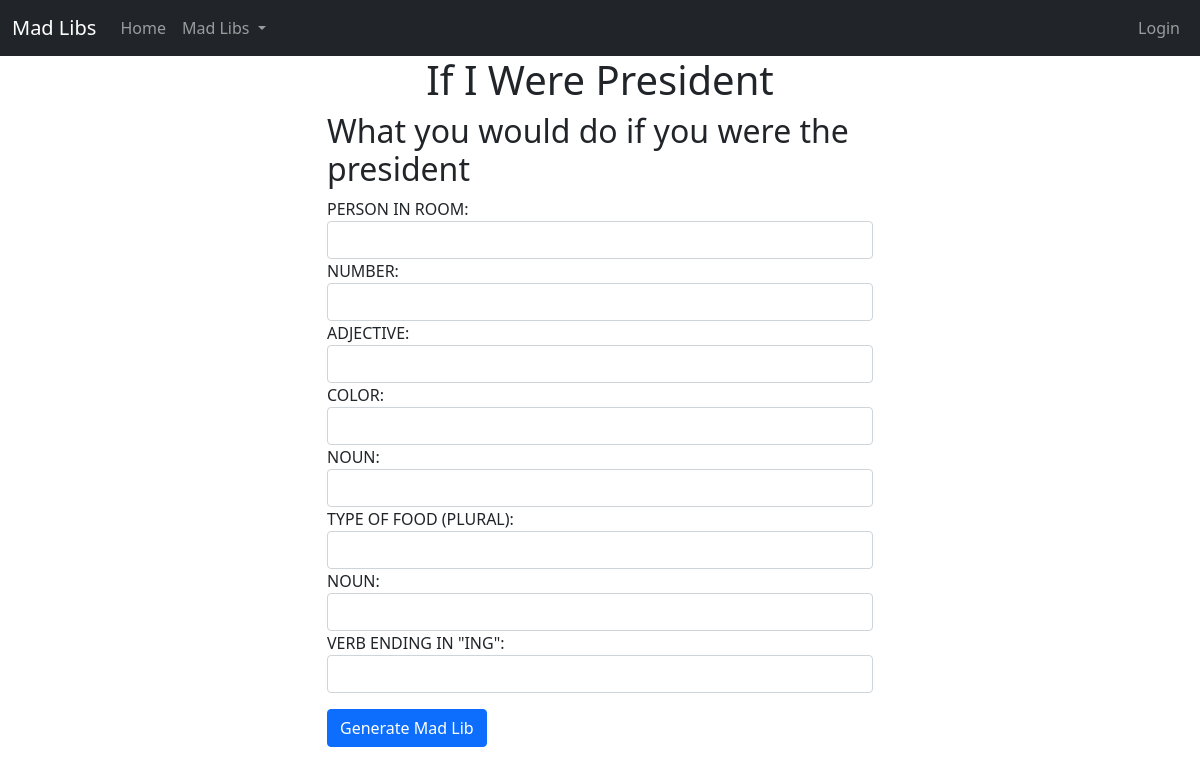
Page /madlibs/8 on the committed database.
### mad_libs/models.py (models this page shows, shortened)
class MadLib(models.Model):
    mad_lib_name = models.CharField(max_length=200, unique=True)
    mad_lib_desc = models.CharField(max_length=200)
    story = models.TextField()

### mad_libs/views.py (the view)
# urls.py: path('madlibs/<int:mad_lib_id>', views.mad_lib_detail, name='mad_lib_detail'),
def mad_lib_detail(request, mad_lib_id):
    mad_lib = MadLib.objects.get(pk=mad_lib_id)
    word_list = list(WordList.objects.filter(mad_lib_id=mad_lib_id))
    word_form_set = formset_factory(MadLibWordForm, extra=len(word_list))
    story_result = list()
    if request.method == 'POST':
        method_is_post = True
        formset = word_form_set(request.POST)
        if formset.is_valid():
            input_words = list()
            for form in formset:
                input_words.append(form.cleaned_data.get('word').strip())
            story_strings = (mad_lib.story.split("___"))
            word_iterator = iter(input_words)
            for s in story_strings:
                if s == "---":
                    mls = MadLibString(next(word_iterator, ""), True)
                else:
                    mls = MadLibString(s, False)
                story_result.append(mls)
        else:
            method_is_post = False
    else:
        method_is_post = False
        formset = word_form_set()
        for i in range(len(word_list)):
            formset[i].fields['word'].label = word_list[i].word
    context = {
        'nbar': mad_lib_id,
        'mad_lib': mad_lib,
        'formset': formset,
        'story_result': story_result,
        'method_is_post': method_is_post
    }
    return render(request, 'mad_libs/mad-lib-details.html', context)

### mad_libs/context_processors.py (called while the page is built)
def mad_lib_list_processor(request):
    mad_lib_list = list(MadLib.objects.all())
    return {'mad_lib_list': mad_lib_list}

### mad_libs/templates/mad_libs/mad-lib-details.html (shortened to what this page needs)
{% extends 'mad_libs/navigation.html' %}
{% block body %}
    <div class="container">
        <div class="row">
            <h1 class="text-center">{{ mad_lib.mad_lib_name }}</h1>
        </div>
        {% if method_is_post == False %}
            <div class="row">
                <div class="col-md-6 offset-md-3">
                    <h2>{{ mad_lib.mad_lib_desc }}</h2>
                </div>
            </div>
            <div class="row">
                <div class="col-md-6 offset-md-3">
                    <form method="post">
                    {% for form in formset %}
                        {{ form }}
                    {% endfor %}
                    <button type="submit" class="btn btn-primary mt-3">Generate Mad Lib</button>
                </form>
                </div>
            </div>
        {% endif %}
    </div>
{% endblock %}

### rows in the picture
MadLib: mad_lib_name "If I Were President", mad_lib_desc "What you would do if you were the president"
